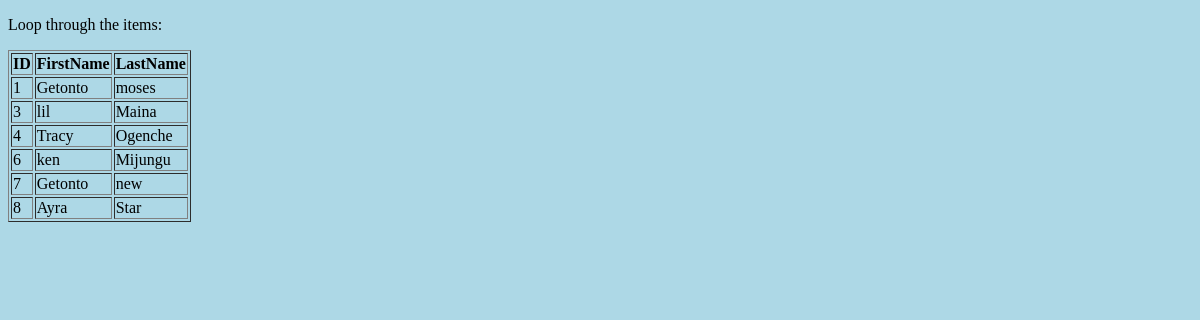
Before: /testing/ with the older database file.
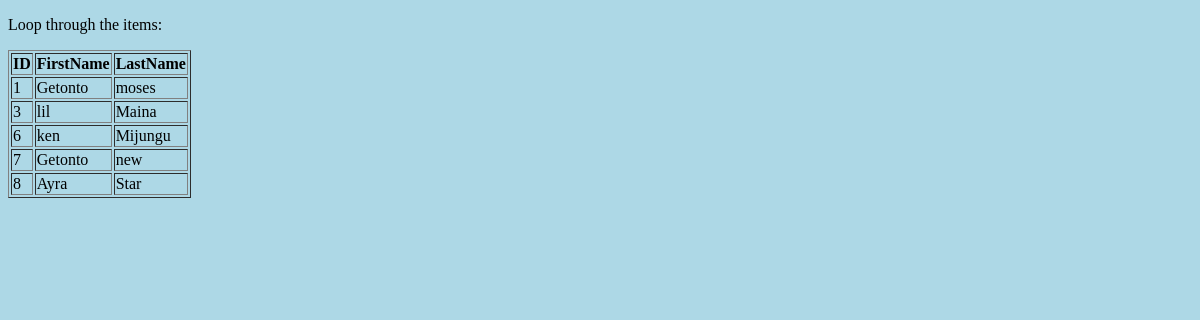
After: the same page with the newer database file.
### mySelf/models.py (models this page shows)
class MySelf(models.Model):
    firstName = models.CharField(max_length=255)
    lastName = models.CharField(max_length=255)
    nickName=models.CharField(max_length=255,null=True)
    admNo=models.IntegerField(null=True)
    age=models.IntegerField(null=True)
    '''def __str__(self):
        return f"{self.firstName} {self.lastName}"'''

### mySelf/views.py (the view)
# urls.py: path('testing/', views.testing, name='testing'),
def testing(request):
  mydata=MySelf.objects.values()
  template = loader.get_template('template.html')
  context = {
    'Members': mydata,
  }
  return HttpResponse(template.render(context, request))

### mySelf/templates/template.html
{% load static %}
<!DOCTYPE html>
<html>
  <link rel="stylesheet" href="{% static 'styles.css' %}">
<body>
<p>Loop through the items:</p>
<table border='1'>
  <tr>
    <th>ID</th>
    <th>FirstName</th>
    <th>LastName</th>
  </tr>
  {%for x in Members %}
    <tr>
      <td>{{ x.id }}</td>
      <td>{{ x.firstName }}</td>
      <td>{{ x.lastName }}</td>
    </tr>
  {% endfor %}
</table>
</body>
</html>

Changed rows visible on the page:
removed MySelf: id "4", firstName "Tracy", lastName "Ogenche"
